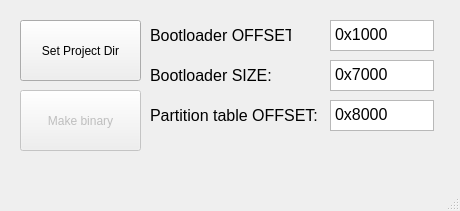
<?xml version="1.0" encoding="UTF-8"?>
<ui version="4.0">
 <class>MainWindow</class>
 <widget class="QMainWindow" name="MainWindow">
  <property name="geometry">
   <rect>
    <x>0</x>
    <y>0</y>
    <width>460</width>
    <height>211</height>
   </rect>
  </property>
  <property name="sizePolicy">
   <sizepolicy hsizetype="Fixed" vsizetype="Fixed">
    <horstretch>0</horstretch>
    <verstretch>0</verstretch>
   </sizepolicy>
  </property>
  <property name="windowTitle">
   <string>MainWindow</string>
  </property>
  <widget class="QWidget" name="centralwidget">
   <widget class="QPushButton" name="button_proj_dir">
    <property name="enabled">
     <bool>true</bool>
    </property>
    <property name="geometry">
     <rect>
      <x>20</x>
      <y>20</y>
      <width>121</width>
      <height>61</height>
     </rect>
    </property>
    <property name="text">
     <string>Set Project Dir</string>
    </property>
   </widget>
   <widget class="QPushButton" name="button_make">
    <property name="enabled">
     <bool>false</bool>
    </property>
    <property name="geometry">
     <rect>
      <x>20</x>
      <y>90</y>
      <width>121</width>
      <height>61</height>
     </rect>
    </property>
    <property name="text">
     <string>Make binary</string>
    </property>
   </widget>
   <widget class="QLabel" name="label_bl_offset">
    <property name="geometry">
     <rect>
      <x>150</x>
      <y>10</y>
      <width>141</width>
      <height>51</height>
     </rect>
    </property>
    <property name="font">
     <font>
      <pointsize>12</pointsize>
     </font>
    </property>
    <property name="text">
     <string>Bootloader OFFSET:</string>
    </property>
   </widget>
   <widget class="QLabel" name="label_bl_size">
    <property name="geometry">
     <rect>
      <x>150</x>
      <y>50</y>
      <width>131</width>
      <height>51</height>
     </rect>
    </property>
    <property name="font">
     <font>
      <pointsize>12</pointsize>
     </font>
    </property>
    <property name="text">
     <string>Bootloader SIZE:</string>
    </property>
   </widget>
   <widget class="QPlainTextEdit" name="text_bl_offset">
    <property name="geometry">
     <rect>
      <x>330</x>
      <y>20</y>
      <width>104</width>
      <height>31</height>
     </rect>
    </property>
    <property name="font">
     <font>
      <pointsize>12</pointsize>
     </font>
    </property>
    <property name="plainText">
     <string>0x1000</string>
    </property>
   </widget>
   <widget class="QPlainTextEdit" name="text_bl_size">
    <property name="geometry">
     <rect>
      <x>330</x>
      <y>60</y>
      <width>104</width>
      <height>31</height>
     </rect>
    </property>
    <property name="font">
     <font>
      <pointsize>12</pointsize>
     </font>
    </property>
    <property name="plainText">
     <string>0x7000</string>
    </property>
   </widget>
   <widget class="QLabel" name="label_pt_offset">
    <property name="geometry">
     <rect>
      <x>150</x>
      <y>90</y>
      <width>171</width>
      <height>51</height>
     </rect>
    </property>
    <property name="font">
     <font>
      <pointsize>12</pointsize>
     </font>
    </property>
    <property name="text">
     <string>Partition table OFFSET:</string>
    </property>
   </widget>
   <widget class="QPlainTextEdit" name="text_pt_offset">
    <property name="geometry">
     <rect>
      <x>330</x>
      <y>100</y>
      <width>104</width>
      <height>31</height>
     </rect>
    </property>
    <property name="font">
     <font>
      <pointsize>12</pointsize>
     </font>
    </property>
    <property name="plainText">
     <string>0x8000</string>
    </property>
   </widget>
  </widget>
  <widget class="QMenuBar" name="menubar">
   <property name="geometry">
    <rect>
     <x>0</x>
     <y>0</y>
     <width>460</width>
     <height>21</height>
    </rect>
   </property>
  </widget>
  <widget class="QStatusBar" name="statusbar"/>
 </widget>
 <resources/>
 <connections/>
</ui>
